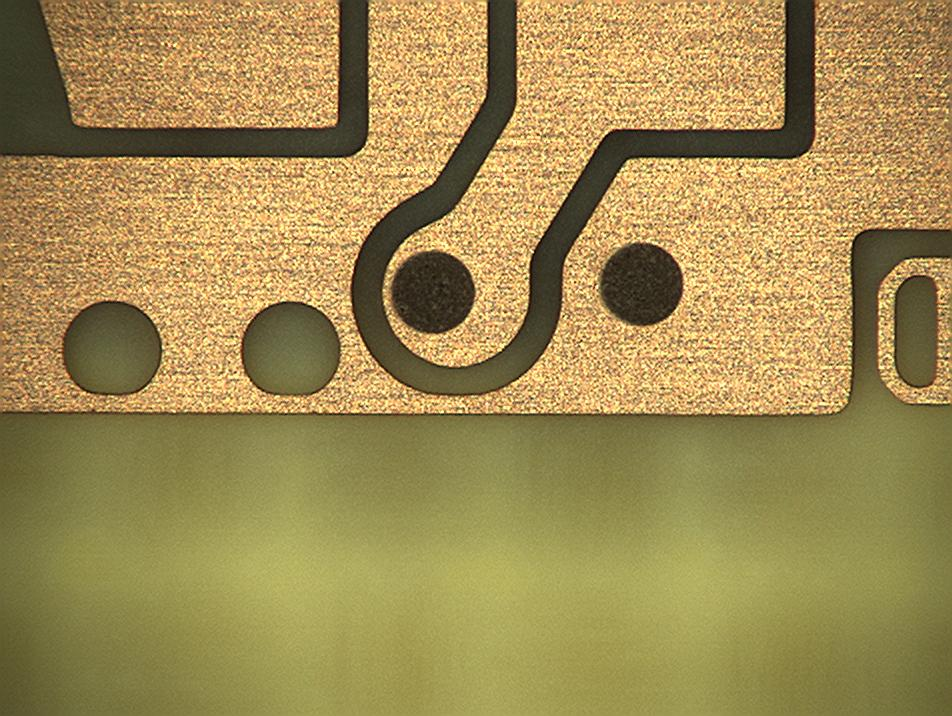
#> input picture util/diff_real.jpeg, 952 x 716 px, found by its file name
$ jupyter execute --allow-errors map_color.ipynb
#> lines starting #> are read from the running program, lines starting #| are printed output that depends on the picture; after the words box and inside, x2 and y2 are one past the last pixel; in counts of white or black regions, pixels touching at a corner belong together
[cell 1]
import cv2
import os
import numpy as np
import matplotlib.pyplot as plt
from PIL import Image

yellow_h = 60
green_h = 120
green_v = 78.4
dark_h = 120
dark_v = 39.2

test_path = '/data/home/lunaluo/git/pytorch-CycleGAN-and-pix2pix/datasets/nanya_match_v2/B/test/1.png'
comp_path = '/data/home/lunaluo/git/pytorch-CycleGAN-and-pix2pix/util/diff_color.jpeg'
real_path = test_path.replace('B', 'A')

[cell 2]
# yellow = fixHSVRange(*[yellow_h, 100, 100])
# green = fixHSVRange(*[green_h, 100, 78.4])

[cell 3]
def visualize(**images):
    """Plot images in one row."""
    n = len(images)
    plt.figure(figsize=(20, 15))
    for i, (name, image) in enumerate(images.items()):
        plt.subplot(1, n, i + 1)
        plt.xticks([])
        plt.yticks([])
        plt.title(' '.join(name.split('_')).title())
        plt.imshow(image)
    plt.show()

#> (a cell that did not finish here is left out)

[cell 5]
def fixHSVRange(hsv):
    h, s, v = hsv
    # Normal H,S,V: (0-360,0-100%,0-100%)
    # OpenCV H,S,V: (0-180,0-255 ,0-255)
    # return list(map(int, (180 * h / 360, 255 * s / 100, 255 * v / 100)))
    return list(map(int, (180 * h / 360, s, v)))

# 把counter 统计的most common 颜色 元组数据类型转换成 list
def convert_most_colors_to_hsv_list(most_colors):
    main_colors_list = []
    for color, freq in most_colors:
        color = cv2.cvtColor(np.array(color, dtype=np.uint8).reshape(1, 1, 3), cv2.COLOR_RGB2HSV).reshape(3).tolist()
        main_colors_list.append(color)
    return main_colors_list

[cell 6]
from collections import Counter
#> (the rest of this cell did not finish here and is left out)

[cell 7]
# 生成color_map 的dict
color_dict_hsv = {}
names = ['ink', 'ink_route', 'gold', 'expose_base']
#> (the rest of this cell did not finish here and is left out)

[cell 8]
diff_real_path = '/data/home/lunaluo/git/pytorch-CycleGAN-and-pix2pix/util/diff_real.jpeg'
cmp_real_img = Image.open(diff_real_path)
#> cmp_real_img is the input picture: PIL image 952x716 RGB; mean R, G, B 160.6, 140.4, 83.4
cmp_img = Image.open(comp_path)
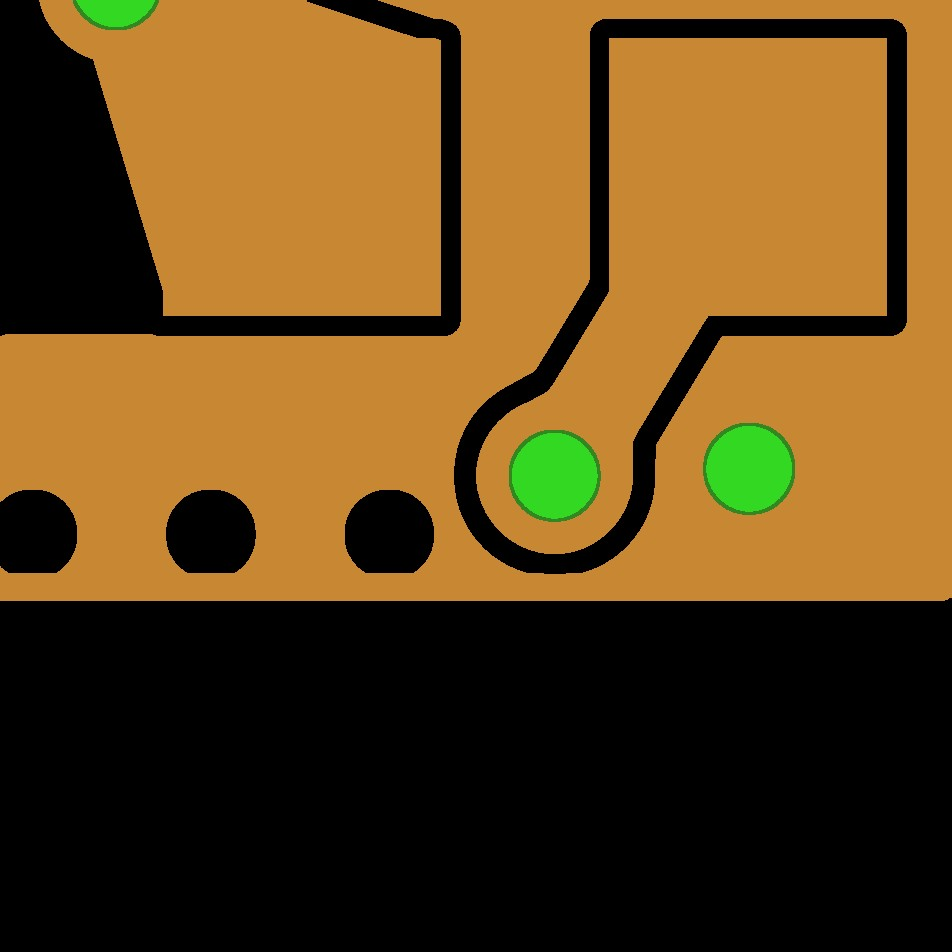
#> input picture util/diff_color.jpeg, 952 x 952 px, found by its file name
#> cmp_img is the input picture: PIL image 952x952 RGB; mean R, G, B 100, 70.4, 26.2
cmp_dict = {'cmp_fake': cmp_img, 'cmp_real': cmp_real_img}
#> (the rest of this cell did not finish here and is left out)

[cell 9]
# 统计对比图片的颜色
cmp_colors = Counter(cmp_img.getdata())
#> cmp_colors = 9011 items
cmp_main = cmp_colors.most_common(4)
#> cmp_main = [((0, 0, 0), 391302), ((200, 135, 51), 387224), ((51, 216, 34), 7331), ((0, 1, 0), 6882)]
cmp_main_colors_list = convert_most_colors_to_hsv_list(cmp_main)
#> the loop in convert_most_colors_to_hsv_list, `for color, freq in most_colors:` made 4 passes
#> (color, freq) on passes 1 to 4: ([0, 0, 0], 391302), ([17, 190, 200], 387224), ([57, 215, 216], 7331), ([60, 255, 1], 6882)
#> after the loop in convert_most_colors_to_hsv_list, `for color, freq in most_colors:`: main_colors_list = [[0, 0, 0], [17, 190, 200], [57, 215, 216], [60, 255, 1]]
#> cmp_main_colors_list has the same summary as main_colors_list in convert_most_colors_to_hsv_list
cmp_main_colors_list
#> Out has the same summary as main_colors_list in convert_most_colors_to_hsv_list

[cell 10]
import copy
#　把从图像中获取到的精确　颜色值　转换到一个range [lower, upper], 去获取mask
def smooth_color_range(color_list, smooth_axis=0, smooth_margin=5):
#> called with smooth_axis = 0, smooth_margin = 5
    new_color_list = []
    for color in color_list:
        color_range = []
        for i in ['lower', 'upper']:
            tmp = copy.copy(color)
            if i == 'lower':
                tmp[smooth_axis] -= smooth_margin
                # print('lower', tmp, color)
            else:
                tmp[smooth_axis] += smooth_margin
                # print('upper', tmp, color)
            color_range.append(np.array(tmp))
        new_color_list.append(color_range)
#> this loop made 4 passes
#> after the loop, new_color_list = [[[-5, 0, 0], [5, 0, 0]], [[12, 190, 200], [22, 190, 200]], [[52, 215, 216], [62, 215, 216]], [[55, 255, 1], [65, 255, 1]]]
    return new_color_list

[cell 11]
cmp_colors_range_list = smooth_color_range(cmp_main_colors_list) # 获取cmp图片中4个颜色的一个smooth range
#> cmp_colors_range_list has the same summary as new_color_list in smooth_color_range
cmp_colors_range_list
#> Out has the same summary as new_color_list in smooth_color_range

[cell 12]
cmp_img_hsv = cv2.cvtColor(np.array(cmp_img), cv2.COLOR_RGB2HSV)
#> cmp_img_hsv: shape (952, 952, 3); mean H, S, V 12.3, 111.2, 102.6
plt.imshow(cmp_img_hsv)

[cell 13]
black = cmp_colors_range_list[0]
#> black = [[-5, 0, 0], [5, 0, 0]]
black_mask = cv2.inRange(cmp_img_hsv, black[0], black[1])
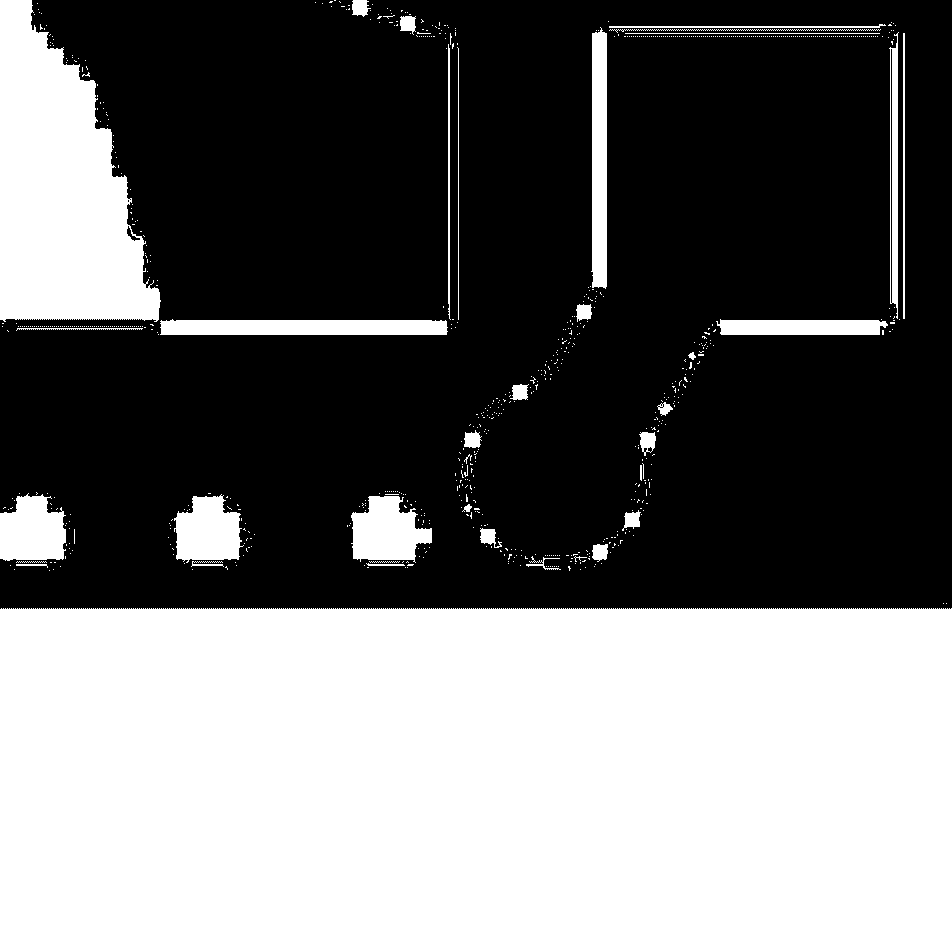
#> black_mask: shape (952, 952); 43.2% white; 826 white regions (788 under 20 px), largest, box (x1, y1, x2, y2) and area: (0, 608, 952, 952) 327012, (0, 0, 161, 322) 34191, (160, 319, 448, 335) 4277
orange = cmp_colors_range_list[1]
#> orange = [[12, 190, 200], [22, 190, 200]]
orange_mask = cv2.inRange(cmp_img_hsv, orange[0], orange[1])
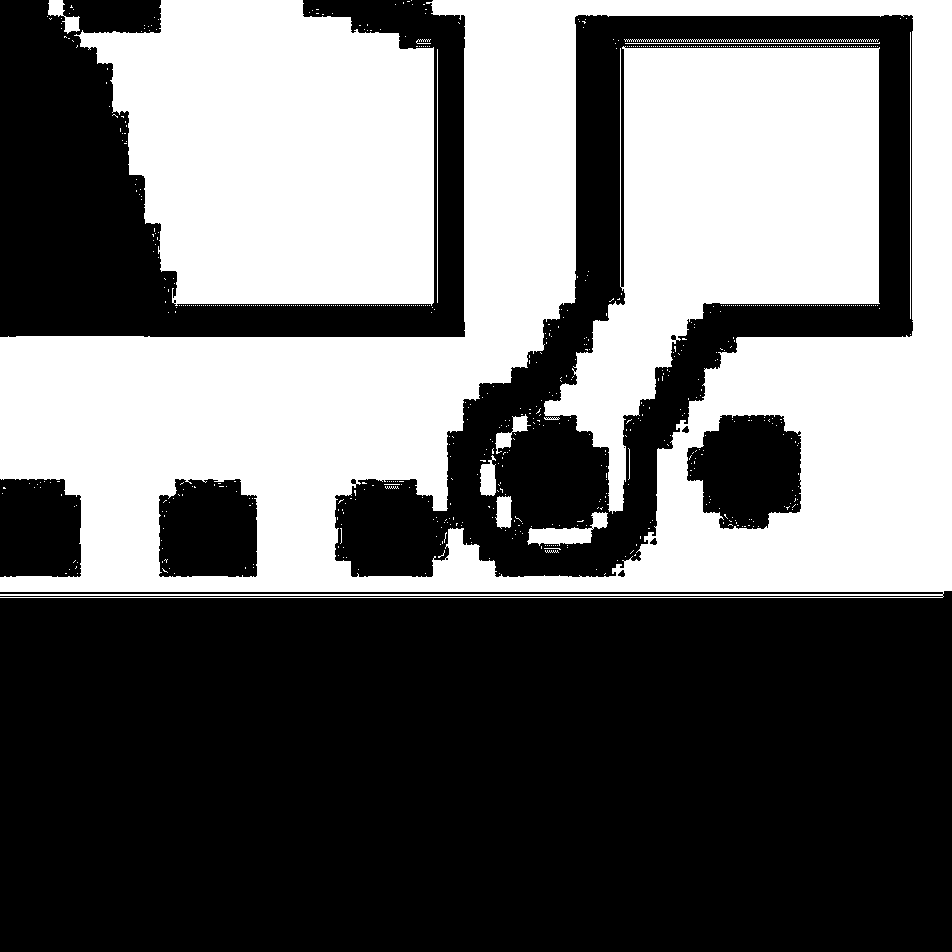
#> orange_mask: shape (952, 952); 42.7% white; 826 white regions (809 under 20 px), largest, box (x1, y1, x2, y2) and area: (0, 0, 952, 598) 217939, (74, 0, 434, 306) 85936, (544, 46, 880, 514) 77809

[cell 14]
visualize(black=black_mask, orange=orange_mask, hsv=cmp_img_hsv)
#> in visualize, `plt.show()`:
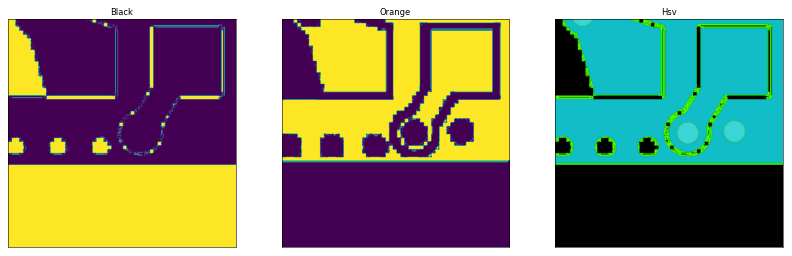
#> figure drawn by matplotlib, 3 panels

[cell 15]
def create_pure_color_img(color, img_size):
    img = np.zeros(img_size, dtype=np.uint8)
    img[:, :, :] = color
    return img.astype(np.uint8)
pure_imgs = {}
cmp_img_copy = copy.deepcopy(cmp_img) #bgr img
#> (the rest of this cell did not finish here and is left out)

[cell 16]
cmp_img_copy = copy.deepcopy(cmp_img) #bgr img
orange_res= cv2.bitwise_and(np.array(cmp_img_copy), np.array(cmp_img_copy), black_mask)
visualize(black=orange_res[:, :, ::-1], img=cmp_img_copy)
#> in visualize (call 2), `plt.show()`:
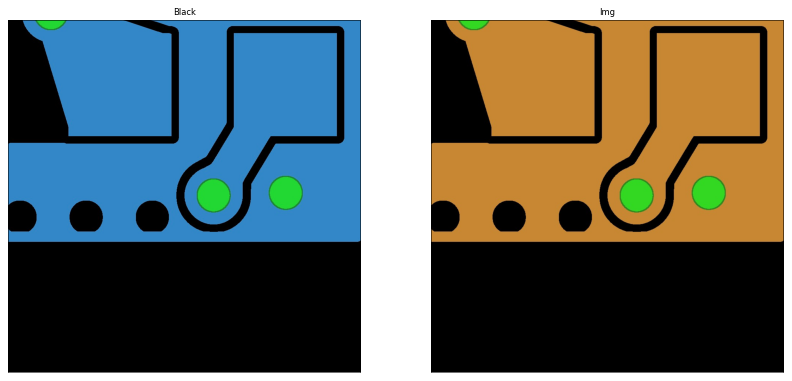
#> figure drawn by matplotlib, 2 panels; B, G, R data is drawn as R, G, B

[cell 17]
black = cmp_main[0][0]
#> black = (0, 0, 0)
# xs, ys = np.where(cmp_img_copy==black)
# cmp_img_copy[ys, xs, :] =  main_colors[0][0] #黑色 基材 --> 绿色
# cmp_img_copy[cmp_img_copy==np.array(cmp_main[1][0])] = np.array(main_colors[2][0]) #橙色 金面 --> 黄色
# cmp_img_copy[cmp_img_copy==np.array(cmp_main[2][0])] = np.array(main_colors[1][0]) # 绿色 次金面 --> 深绿色
# cmp_img_copy[cmp_img_copy==np.array(cmp_main[3][0])] = np.array(main_colors[1][0]) # 深绿色 次金面边缘 --> 深绿色

# plt.imshow(cmp_img_copy)
#> (the rest of this cell did not finish here and is left out)
